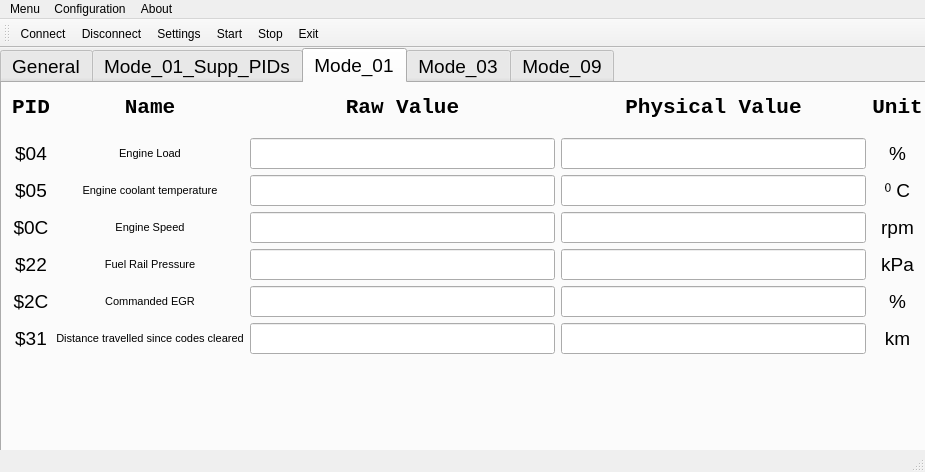
<?xml version="1.0" encoding="UTF-8"?>
<ui version="4.0">
 <class>MainWindow</class>
 <widget class="QMainWindow" name="MainWindow">
  <property name="geometry">
   <rect>
    <x>0</x>
    <y>0</y>
    <width>925</width>
    <height>472</height>
   </rect>
  </property>
  <property name="windowTitle">
   <string>MainWindow</string>
  </property>
  <widget class="QWidget" name="centralwidget">
   <widget class="QTabWidget" name="tabWidget">
    <property name="geometry">
     <rect>
      <x>0</x>
      <y>0</y>
      <width>931</width>
      <height>421</height>
     </rect>
    </property>
    <property name="font">
     <font>
      <pointsize>14</pointsize>
     </font>
    </property>
    <property name="currentIndex">
     <number>2</number>
    </property>
    <widget class="QWidget" name="tab">
     <attribute name="title">
      <string>General</string>
     </attribute>
     <widget class="QWidget" name="gridLayoutWidget_2">
      <property name="geometry">
       <rect>
        <x>0</x>
        <y>10</y>
        <width>921</width>
        <height>121</height>
       </rect>
      </property>
      <layout class="QGridLayout" name="gridLayout_2">
       <item row="1" column="2">
        <widget class="QLineEdit" name="lineEdit_ReqData">
         <property name="alignment">
          <set>Qt::AlignCenter</set>
         </property>
        </widget>
       </item>
       <item row="1" column="1">
        <widget class="QLineEdit" name="lineEdit_ReqId">
         <property name="alignment">
          <set>Qt::AlignCenter</set>
         </property>
        </widget>
       </item>
       <item row="0" column="0">
        <widget class="QLabel" name="label_14">
         <property name="font">
          <font>
           <weight>75</weight>
           <bold>true</bold>
          </font>
         </property>
         <property name="text">
          <string>MSG TYPE</string>
         </property>
         <property name="alignment">
          <set>Qt::AlignCenter</set>
         </property>
        </widget>
       </item>
       <item row="1" column="0">
        <widget class="QLabel" name="label_12">
         <property name="text">
          <string>Request</string>
         </property>
        </widget>
       </item>
       <item row="2" column="0">
        <widget class="QLabel" name="label_13">
         <property name="text">
          <string>Response</string>
         </property>
        </widget>
       </item>
       <item row="0" column="1">
        <widget class="QLabel" name="label_15">
         <property name="font">
          <font>
           <weight>75</weight>
           <bold>true</bold>
          </font>
         </property>
         <property name="text">
          <string>CAN ID</string>
         </property>
         <property name="alignment">
          <set>Qt::AlignCenter</set>
         </property>
        </widget>
       </item>
       <item row="0" column="2">
        <widget class="QLabel" name="label_17">
         <property name="font">
          <font>
           <weight>75</weight>
           <bold>true</bold>
          </font>
         </property>
         <property name="text">
          <string>CAN DATA</string>
         </property>
         <property name="alignment">
          <set>Qt::AlignCenter</set>
         </property>
        </widget>
       </item>
       <item row="2" column="2">
        <widget class="QLineEdit" name="lineEdit_RespData">
         <property name="alignment">
          <set>Qt::AlignCenter</set>
         </property>
        </widget>
       </item>
       <item row="2" column="1">
        <widget class="QLineEdit" name="lineEdit_RespId">
         <property name="alignment">
          <set>Qt::AlignCenter</set>
         </property>
        </widget>
       </item>
      </layout>
     </widget>
     <widget class="QPushButton" name="PB_SendReq">
      <property name="geometry">
       <rect>
        <x>10</x>
        <y>160</y>
        <width>71</width>
        <height>31</height>
       </rect>
      </property>
      <property name="text">
       <string>Send</string>
      </property>
     </widget>
    </widget>
    <widget class="QWidget" name="tab_3">
     <attribute name="title">
      <string>Mode_01_Supp_PIDs</string>
     </attribute>
     <widget class="QWidget" name="verticalLayoutWidget">
      <property name="geometry">
       <rect>
        <x>10</x>
        <y>220</y>
        <width>771</width>
        <height>131</height>
       </rect>
      </property>
      <layout class="QVBoxLayout" name="verticalLayout">
       <item>
        <layout class="QHBoxLayout" name="horizontalLayout">
         <item>
          <widget class="QCheckBox" name="checkBox_01">
           <property name="text">
            <string>01</string>
           </property>
          </widget>
         </item>
         <item>
          <widget class="QCheckBox" name="checkBox_02">
           <property name="text">
            <string>02</string>
           </property>
          </widget>
         </item>
         <item>
          <widget class="QCheckBox" name="checkBox_03">
           <property name="text">
            <string>03</string>
           </property>
          </widget>
         </item>
         <item>
          <widget class="QCheckBox" name="checkBox_04">
           <property name="text">
            <string>04</string>
           </property>
          </widget>
         </item>
         <item>
          <widget class="QCheckBox" name="checkBox_05">
           <property name="text">
            <string>05</string>
           </property>
          </widget>
         </item>
         <item>
          <widget class="QCheckBox" name="checkBox_06">
           <property name="text">
            <string>06</string>
           </property>
          </widget>
         </item>
         <item>
          <widget class="QCheckBox" name="checkBox_07">
           <property name="text">
            <string>07</string>
           </property>
          </widget>
         </item>
         <item>
          <widget class="QCheckBox" name="checkBox_08">
           <property name="text">
            <string>08</string>
           </property>
          </widget>
         </item>
        </layout>
       </item>
       <item>
        <layout class="QHBoxLayout" name="horizontalLayout_3">
         <item>
          <widget class="QCheckBox" name="checkBox_09">
           <property name="text">
            <string>09</string>
           </property>
          </widget>
         </item>
         <item>
          <widget class="QCheckBox" name="checkBox_0A">
           <property name="text">
            <string>0A</string>
           </property>
          </widget>
         </item>
         <item>
          <widget class="QCheckBox" name="checkBox_0B">
           <property name="text">
            <string>0B</string>
           </property>
          </widget>
         </item>
         <item>
          <widget class="QCheckBox" name="checkBox_0C">
           <property name="text">
            <string>0C</string>
           </property>
          </widget>
         </item>
         <item>
          <widget class="QCheckBox" name="checkBox_0D">
           <property name="text">
            <string>0D</string>
           </property>
          </widget>
         </item>
         <item>
          <widget class="QCheckBox" name="checkBox_0E">
           <property name="text">
            <string>0E</string>
           </property>
          </widget>
         </item>
         <item>
          <widget class="QCheckBox" name="checkBox_0F">
           <property name="text">
            <string>0F</string>
           </property>
          </widget>
         </item>
         <item>
          <widget class="QCheckBox" name="checkBox_10">
           <property name="text">
            <string>10</string>
           </property>
          </widget>
         </item>
        </layout>
       </item>
       <item>
        <layout class="QHBoxLayout" name="horizontalLayout_4">
         <item>
          <widget class="QCheckBox" name="checkBox_11">
           <property name="text">
            <string>11</string>
           </property>
          </widget>
         </item>
         <item>
          <widget class="QCheckBox" name="checkBox_12">
           <property name="text">
            <string>12</string>
           </property>
          </widget>
         </item>
         <item>
          <widget class="QCheckBox" name="checkBox_13">
           <property name="text">
            <string>13</string>
           </property>
          </widget>
         </item>
         <item>
          <widget class="QCheckBox" name="checkBox_14">
           <property name="text">
            <string>14</string>
           </property>
          </widget>
         </item>
         <item>
          <widget class="QCheckBox" name="checkBox_15">
           <property name="text">
            <string>15</string>
           </property>
          </widget>
         </item>
         <item>
          <widget class="QCheckBox" name="checkBox_16">
           <property name="text">
            <string>16</string>
           </property>
          </widget>
         </item>
         <item>
          <widget class="QCheckBox" name="checkBox_17">
           <property name="text">
            <string>17</string>
           </property>
          </widget>
         </item>
         <item>
          <widget class="QCheckBox" name="checkBox_18">
           <property name="text">
            <string>18</string>
           </property>
          </widget>
         </item>
        </layout>
       </item>
       <item>
        <layout class="QHBoxLayout" name="horizontalLayout_2">
         <item>
          <widget class="QCheckBox" name="checkBox_19">
           <property name="text">
            <string>19</string>
           </property>
          </widget>
         </item>
         <item>
          <widget class="QCheckBox" name="checkBox_1A">
           <property name="text">
            <string>1A</string>
           </property>
          </widget>
         </item>
         <item>
          <widget class="QCheckBox" name="checkBox_1B">
           <property name="text">
            <string>1B</string>
           </property>
          </widget>
         </item>
         <item>
          <widget class="QCheckBox" name="checkBox_1C">
           <property name="text">
            <string>1C</string>
           </property>
          </widget>
         </item>
         <item>
          <widget class="QCheckBox" name="checkBox_1D">
           <property name="text">
            <string>1D</string>
           </property>
          </widget>
         </item>
         <item>
          <widget class="QCheckBox" name="checkBox_1E">
           <property name="text">
            <string>1E</string>
           </property>
          </widget>
         </item>
         <item>
          <widget class="QCheckBox" name="checkBox_1F">
           <property name="text">
            <string>1F</string>
           </property>
          </widget>
         </item>
         <item>
          <widget class="QCheckBox" name="checkBox_20">
           <property name="text">
            <string>20</string>
           </property>
          </widget>
         </item>
        </layout>
       </item>
      </layout>
     </widget>
     <widget class="QWidget" name="gridLayoutWidget_4">
      <property name="geometry">
       <rect>
        <x>10</x>
        <y>0</y>
        <width>451</width>
        <height>211</height>
       </rect>
      </property>
      <layout class="QGridLayout" name="gridLayout_4">
       <item row="2" column="0">
        <widget class="QLabel" name="label_37">
         <property name="text">
          <string>$40 - $60</string>
         </property>
        </widget>
       </item>
       <item row="1" column="0">
        <widget class="QLabel" name="label_36">
         <property name="text">
          <string>$20 - $40</string>
         </property>
        </widget>
       </item>
       <item row="3" column="0">
        <widget class="QLabel" name="label_38">
         <property name="text">
          <string>$60 - $80</string>
         </property>
        </widget>
       </item>
       <item row="4" column="0">
        <widget class="QLabel" name="label_39">
         <property name="text">
          <string>$80 - $A0</string>
         </property>
        </widget>
       </item>
       <item row="5" column="0">
        <widget class="QLabel" name="label_40">
         <property name="text">
          <string>$A0 - $C0</string>
         </property>
        </widget>
       </item>
       <item row="6" column="0">
        <widget class="QLabel" name="label_41">
         <property name="text">
          <string>$C0 - $E0</string>
         </property>
        </widget>
       </item>
       <item row="0" column="0">
        <widget class="QLabel" name="label_35">
         <property name="text">
          <string>$00 - $20</string>
         </property>
        </widget>
       </item>
       <item row="0" column="1">
        <widget class="QRadioButton" name="radioButton_00_20">
         <property name="text">
          <string>Enable</string>
         </property>
        </widget>
       </item>
       <item row="1" column="1">
        <widget class="QRadioButton" name="radioButton_20_40">
         <property name="text">
          <string>Enable</string>
         </property>
        </widget>
       </item>
       <item row="2" column="1">
        <widget class="QRadioButton" name="radioButton_40_60">
         <property name="text">
          <string>Enable</string>
         </property>
        </widget>
       </item>
       <item row="3" column="1">
        <widget class="QRadioButton" name="radioButton_60_80">
         <property name="text">
          <string>Enable</string>
         </property>
        </widget>
       </item>
       <item row="4" column="1">
        <widget class="QRadioButton" name="radioButton_80_A0">
         <property name="text">
          <string>Enable</string>
         </property>
        </widget>
       </item>
       <item row="5" column="1">
        <widget class="QRadioButton" name="radioButton_A0_C0">
         <property name="text">
          <string>Enable</string>
         </property>
        </widget>
       </item>
       <item row="6" column="1">
        <widget class="QRadioButton" name="radioButton_C0_E0">
         <property name="text">
          <string>Enable</string>
         </property>
        </widget>
       </item>
      </layout>
     </widget>
    </widget>
    <widget class="QWidget" name="Mode_01">
     <attribute name="title">
      <string>Mode_01</string>
     </attribute>
     <widget class="QWidget" name="gridLayoutWidget">
      <property name="geometry">
       <rect>
        <x>10</x>
        <y>0</y>
        <width>911</width>
        <height>271</height>
       </rect>
      </property>
      <layout class="QGridLayout" name="gridLayout">
       <item row="7" column="3">
        <widget class="QLineEdit" name="lineEdit_PhyVal_PID_31">
         <property name="alignment">
          <set>Qt::AlignCenter</set>
         </property>
        </widget>
       </item>
       <item row="6" column="2">
        <widget class="QLineEdit" name="lineEdit_RawVal_PID_2C">
         <property name="alignment">
          <set>Qt::AlignCenter</set>
         </property>
        </widget>
       </item>
       <item row="6" column="3">
        <widget class="QLineEdit" name="lineEdit_PhyVal_PID_2C">
         <property name="alignment">
          <set>Qt::AlignCenter</set>
         </property>
        </widget>
       </item>
       <item row="7" column="2">
        <widget class="QLineEdit" name="lineEdit_RawVal_PID_31">
         <property name="alignment">
          <set>Qt::AlignCenter</set>
         </property>
        </widget>
       </item>
       <item row="2" column="0">
        <widget class="QLabel" name="label_3">
         <property name="text">
          <string>$04</string>
         </property>
         <property name="alignment">
          <set>Qt::AlignCenter</set>
         </property>
        </widget>
       </item>
       <item row="0" column="1">
        <widget class="QLabel" name="label_10">
         <property name="font">
          <font>
           <family>Courier New</family>
           <pointsize>16</pointsize>
           <weight>75</weight>
           <bold>true</bold>
          </font>
         </property>
         <property name="text">
          <string>Name</string>
         </property>
         <property name="alignment">
          <set>Qt::AlignCenter</set>
         </property>
        </widget>
       </item>
       <item row="2" column="2">
        <widget class="QLineEdit" name="lineEdit_RawVal_PID_04">
         <property name="alignment">
          <set>Qt::AlignCenter</set>
         </property>
        </widget>
       </item>
       <item row="4" column="4">
        <widget class="QLabel" name="label_2">
         <property name="text">
          <string>rpm</string>
         </property>
         <property name="alignment">
          <set>Qt::AlignCenter</set>
         </property>
        </widget>
       </item>
       <item row="4" column="0">
        <widget class="QLabel" name="label">
         <property name="text">
          <string>$0C</string>
         </property>
         <property name="alignment">
          <set>Qt::AlignCenter</set>
         </property>
        </widget>
       </item>
       <item row="0" column="3">
        <widget class="QLabel" name="label_7">
         <property name="font">
          <font>
           <family>Courier New</family>
           <pointsize>16</pointsize>
           <weight>75</weight>
           <bold>true</bold>
          </font>
         </property>
         <property name="text">
          <string>Physical Value</string>
         </property>
         <property name="alignment">
          <set>Qt::AlignCenter</set>
         </property>
        </widget>
       </item>
       <item row="4" column="3">
        <widget class="QLineEdit" name="lineEdit_PhyVal_PID_0C">
         <property name="alignment">
          <set>Qt::AlignCenter</set>
         </property>
        </widget>
       </item>
       <item row="2" column="4">
        <widget class="QLabel" name="label_4">
         <property name="text">
          <string>%</string>
         </property>
         <property name="alignment">
          <set>Qt::AlignCenter</set>
         </property>
        </widget>
       </item>
       <item row="2" column="3">
        <widget class="QLineEdit" name="lineEdit_PhyVal_PID_04">
         <property name="alignment">
          <set>Qt::AlignCenter</set>
         </property>
        </widget>
       </item>
       <item row="0" column="0">
        <widget class="QLabel" name="label_5">
         <property name="font">
          <font>
           <family>Courier New</family>
           <pointsize>16</pointsize>
           <weight>75</weight>
           <bold>true</bold>
          </font>
         </property>
         <property name="text">
          <string>PID</string>
         </property>
         <property name="alignment">
          <set>Qt::AlignCenter</set>
         </property>
        </widget>
       </item>
       <item row="0" column="4">
        <widget class="QLabel" name="label_8">
         <property name="font">
          <font>
           <family>Courier New</family>
           <pointsize>16</pointsize>
           <weight>75</weight>
           <bold>true</bold>
          </font>
         </property>
         <property name="text">
          <string>Unit</string>
         </property>
         <property name="alignment">
          <set>Qt::AlignCenter</set>
         </property>
        </widget>
       </item>
       <item row="2" column="1">
        <widget class="QLabel" name="label_9">
         <property name="font">
          <font>
           <pointsize>8</pointsize>
          </font>
         </property>
         <property name="text">
          <string>Engine Load</string>
         </property>
         <property name="alignment">
          <set>Qt::AlignCenter</set>
         </property>
        </widget>
       </item>
       <item row="5" column="3">
        <widget class="QLineEdit" name="lineEdit_PhyVal_PID_22">
         <property name="alignment">
          <set>Qt::AlignCenter</set>
         </property>
        </widget>
       </item>
       <item row="5" column="2">
        <widget class="QLineEdit" name="lineEdit_RawVal_PID_22">
         <property name="alignment">
          <set>Qt::AlignCenter</set>
         </property>
        </widget>
       </item>
       <item row="5" column="4">
        <widget class="QLabel" name="label_22">
         <property name="text">
          <string>kPa</string>
         </property>
         <property name="alignment">
          <set>Qt::AlignCenter</set>
         </property>
        </widget>
       </item>
       <item row="5" column="1">
        <widget class="QLabel" name="label_21">
         <property name="font">
          <font>
           <pointsize>8</pointsize>
          </font>
         </property>
         <property name="text">
          <string>Fuel Rail Pressure</string>
         </property>
         <property name="alignment">
          <set>Qt::AlignCenter</set>
         </property>
        </widget>
       </item>
       <item row="6" column="4">
        <widget class="QLabel" name="label_25">
         <property name="text">
          <string>%</string>
         </property>
         <property name="alignment">
          <set>Qt::AlignCenter</set>
         </property>
        </widget>
       </item>
       <item row="6" column="0">
        <widget class="QLabel" name="label_23">
         <property name="text">
          <string>$2C</string>
         </property>
         <property name="alignment">
          <set>Qt::AlignCenter</set>
         </property>
        </widget>
       </item>
       <item row="4" column="2">
        <widget class="QLineEdit" name="lineEdit_RawVal_PID_0C">
         <property name="alignment">
          <set>Qt::AlignCenter</set>
         </property>
        </widget>
       </item>
       <item row="5" column="0">
        <widget class="QLabel" name="label_20">
         <property name="text">
          <string>$22</string>
         </property>
         <property name="alignment">
          <set>Qt::AlignCenter</set>
         </property>
        </widget>
       </item>
       <item row="4" column="1">
        <widget class="QLabel" name="label_11">
         <property name="font">
          <font>
           <pointsize>8</pointsize>
          </font>
         </property>
         <property name="text">
          <string>Engine Speed</string>
         </property>
         <property name="alignment">
          <set>Qt::AlignCenter</set>
         </property>
        </widget>
       </item>
       <item row="0" column="2">
        <widget class="QLabel" name="label_6">
         <property name="font">
          <font>
           <family>Courier New</family>
           <pointsize>16</pointsize>
           <weight>75</weight>
           <bold>true</bold>
          </font>
         </property>
         <property name="text">
          <string>Raw Value</string>
         </property>
         <property name="alignment">
          <set>Qt::AlignCenter</set>
         </property>
        </widget>
       </item>
       <item row="6" column="1">
        <widget class="QLabel" name="label_24">
         <property name="font">
          <font>
           <pointsize>8</pointsize>
          </font>
         </property>
         <property name="text">
          <string>Commanded EGR</string>
         </property>
         <property name="alignment">
          <set>Qt::AlignCenter</set>
         </property>
        </widget>
       </item>
       <item row="3" column="1">
        <widget class="QLabel" name="label_18">
         <property name="font">
          <font>
           <pointsize>8</pointsize>
          </font>
         </property>
         <property name="text">
          <string>Engine coolant temperature</string>
         </property>
         <property name="alignment">
          <set>Qt::AlignCenter</set>
         </property>
        </widget>
       </item>
       <item row="3" column="3">
        <widget class="QLineEdit" name="lineEdit_PhyVal_PID_05">
         <property name="alignment">
          <set>Qt::AlignCenter</set>
         </property>
        </widget>
       </item>
       <item row="3" column="2">
        <widget class="QLineEdit" name="lineEdit_RawVal_PID_05">
         <property name="alignment">
          <set>Qt::AlignCenter</set>
         </property>
        </widget>
       </item>
       <item row="3" column="4">
        <widget class="QLabel" name="label_19">
         <property name="text">
          <string>⁰ C</string>
         </property>
         <property name="alignment">
          <set>Qt::AlignCenter</set>
         </property>
        </widget>
       </item>
       <item row="3" column="0">
        <widget class="QLabel" name="label_16">
         <property name="text">
          <string>$05</string>
         </property>
         <property name="alignment">
          <set>Qt::AlignCenter</set>
         </property>
        </widget>
       </item>
       <item row="7" column="1">
        <widget class="QLabel" name="label_27">
         <property name="font">
          <font>
           <pointsize>8</pointsize>
          </font>
         </property>
         <property name="text">
          <string>Distance travelled since codes cleared</string>
         </property>
         <property name="alignment">
          <set>Qt::AlignCenter</set>
         </property>
        </widget>
       </item>
       <item row="7" column="0">
        <widget class="QLabel" name="label_26">
         <property name="text">
          <string>$31</string>
         </property>
         <property name="alignment">
          <set>Qt::AlignCenter</set>
         </property>
        </widget>
       </item>
       <item row="7" column="4">
        <widget class="QLabel" name="label_28">
         <property name="text">
          <string>km</string>
         </property>
         <property name="alignment">
          <set>Qt::AlignCenter</set>
         </property>
        </widget>
       </item>
      </layout>
     </widget>
    </widget>
    <widget class="QWidget" name="Mode_02">
     <attribute name="title">
      <string>Mode_03</string>
     </attribute>
     <widget class="QTableWidget" name="DTCList">
      <property name="geometry">
       <rect>
        <x>10</x>
        <y>10</y>
        <width>511</width>
        <height>311</height>
       </rect>
      </property>
      <property name="maximumSize">
       <size>
        <width>511</width>
        <height>16777215</height>
       </size>
      </property>
      <row>
       <property name="text">
        <string>1</string>
       </property>
      </row>
      <row>
       <property name="text">
        <string>2</string>
       </property>
      </row>
      <row>
       <property name="text">
        <string>3</string>
       </property>
      </row>
      <row>
       <property name="text">
        <string>4</string>
       </property>
      </row>
      <row>
       <property name="text">
        <string>5</string>
       </property>
      </row>
      <column>
       <property name="text">
        <string>DTC</string>
       </property>
       <property name="font">
        <font>
         <pointsize>16</pointsize>
         <weight>75</weight>
         <bold>true</bold>
        </font>
       </property>
       <property name="textAlignment">
        <set>AlignCenter</set>
       </property>
      </column>
      <column>
       <property name="text">
        <string>Description</string>
       </property>
       <property name="font">
        <font>
         <pointsize>16</pointsize>
         <weight>75</weight>
         <bold>true</bold>
        </font>
       </property>
       <property name="textAlignment">
        <set>AlignCenter</set>
       </property>
      </column>
      <item row="0" column="0">
       <property name="text">
        <string/>
       </property>
       <property name="textAlignment">
        <set>AlignCenter</set>
       </property>
      </item>
      <item row="0" column="1">
       <property name="text">
        <string/>
       </property>
       <property name="textAlignment">
        <set>AlignCenter</set>
       </property>
      </item>
      <item row="1" column="0">
       <property name="text">
        <string/>
       </property>
       <property name="textAlignment">
        <set>AlignCenter</set>
       </property>
      </item>
      <item row="1" column="1">
       <property name="text">
        <string/>
       </property>
       <property name="textAlignment">
        <set>AlignCenter</set>
       </property>
      </item>
      <item row="2" column="0">
       <property name="text">
        <string/>
       </property>
       <property name="textAlignment">
        <set>AlignCenter</set>
       </property>
      </item>
      <item row="2" column="1">
       <property name="text">
        <string/>
       </property>
       <property name="textAlignment">
        <set>AlignCenter</set>
       </property>
      </item>
      <item row="3" column="0">
       <property name="text">
        <string/>
       </property>
       <property name="textAlignment">
        <set>AlignCenter</set>
       </property>
      </item>
      <item row="3" column="1">
       <property name="text">
        <string/>
       </property>
       <property name="textAlignment">
        <set>AlignCenter</set>
       </property>
      </item>
      <item row="4" column="0">
       <property name="text">
        <string/>
       </property>
       <property name="textAlignment">
        <set>AlignCenter</set>
       </property>
      </item>
      <item row="4" column="1">
       <property name="text">
        <string/>
       </property>
       <property name="textAlignment">
        <set>AlignCenter</set>
       </property>
      </item>
     </widget>
    </widget>
    <widget class="QWidget" name="tab_2">
     <attribute name="title">
      <string>Mode_09</string>
     </attribute>
     <widget class="QWidget" name="gridLayoutWidget_3">
      <property name="geometry">
       <rect>
        <x>0</x>
        <y>10</y>
        <width>911</width>
        <height>281</height>
       </rect>
      </property>
      <layout class="QGridLayout" name="gridLayout_3">
       <item row="0" column="3">
        <widget class="QLabel" name="label_32">
         <property name="font">
          <font>
           <family>Courier New</family>
           <pointsize>20</pointsize>
           <weight>75</weight>
           <bold>true</bold>
          </font>
         </property>
         <property name="text">
          <string>Value</string>
         </property>
         <property name="alignment">
          <set>Qt::AlignCenter</set>
         </property>
        </widget>
       </item>
       <item row="0" column="1">
        <widget class="QLabel" name="label_30">
         <property name="font">
          <font>
           <family>Courier New</family>
           <pointsize>20</pointsize>
           <weight>75</weight>
           <bold>true</bold>
          </font>
         </property>
         <property name="text">
          <string>Physical Value</string>
         </property>
         <property name="alignment">
          <set>Qt::AlignCenter</set>
         </property>
        </widget>
       </item>
       <item row="0" column="2">
        <widget class="QLabel" name="label_31">
         <property name="font">
          <font>
           <family>Courier New</family>
           <pointsize>20</pointsize>
           <weight>75</weight>
           <bold>true</bold>
          </font>
         </property>
         <property name="text">
          <string>Raw Value</string>
         </property>
         <property name="alignment">
          <set>Qt::AlignCenter</set>
         </property>
        </widget>
       </item>
       <item row="2" column="1">
        <widget class="QLabel" name="label_34">
         <property name="font">
          <font>
           <pointsize>14</pointsize>
          </font>
         </property>
         <property name="text">
          <string>VIN</string>
         </property>
         <property name="alignment">
          <set>Qt::AlignCenter</set>
         </property>
        </widget>
       </item>
       <item row="2" column="3">
        <widget class="QLineEdit" name="lineEdit_Val_PID_02">
         <property name="alignment">
          <set>Qt::AlignCenter</set>
         </property>
        </widget>
       </item>
       <item row="2" column="2">
        <widget class="QLineEdit" name="lineEdit_RawVal_PID_02">
         <property name="alignment">
          <set>Qt::AlignCenter</set>
         </property>
        </widget>
       </item>
       <item row="2" column="0">
        <widget class="QLabel" name="label_33">
         <property name="text">
          <string>$02</string>
         </property>
         <property name="alignment">
          <set>Qt::AlignCenter</set>
         </property>
        </widget>
       </item>
       <item row="4" column="1">
        <widget class="QLabel" name="label_43">
         <property name="text">
          <string>Calibration ID</string>
         </property>
         <property name="alignment">
          <set>Qt::AlignCenter</set>
         </property>
        </widget>
       </item>
       <item row="4" column="0">
        <widget class="QLabel" name="label_42">
         <property name="text">
          <string>$04</string>
         </property>
         <property name="alignment">
          <set>Qt::AlignCenter</set>
         </property>
        </widget>
       </item>
       <item row="4" column="3">
        <widget class="QLineEdit" name="lineEdit_Val_PID_04"/>
       </item>
       <item row="0" column="0">
        <widget class="QLabel" name="label_29">
         <property name="font">
          <font>
           <family>Courier New</family>
           <pointsize>20</pointsize>
           <weight>75</weight>
           <bold>true</bold>
          </font>
         </property>
         <property name="text">
          <string>PID</string>
         </property>
         <property name="alignment">
          <set>Qt::AlignCenter</set>
         </property>
        </widget>
       </item>
       <item row="4" column="2">
        <widget class="QLineEdit" name="lineEdit_RawVal_PID_5"/>
       </item>
       <item row="1" column="0">
        <widget class="QLabel" name="label_44">
         <property name="text">
          <string>$01</string>
         </property>
         <property name="alignment">
          <set>Qt::AlignCenter</set>
         </property>
        </widget>
       </item>
       <item row="1" column="1">
        <widget class="QLabel" name="label_45">
         <property name="text">
          <string>VIN Message count(PID $02)</string>
         </property>
         <property name="alignment">
          <set>Qt::AlignCenter</set>
         </property>
        </widget>
       </item>
       <item row="1" column="2">
        <widget class="QLineEdit" name="lineEdit_RawVal_PID_01"/>
       </item>
       <item row="1" column="3">
        <widget class="QLineEdit" name="lineEdit_Val_PID_01"/>
       </item>
      </layout>
     </widget>
    </widget>
   </widget>
  </widget>
  <widget class="QMenuBar" name="menubar">
   <property name="geometry">
    <rect>
     <x>0</x>
     <y>0</y>
     <width>925</width>
     <height>18</height>
    </rect>
   </property>
   <widget class="QMenu" name="menumenu">
    <property name="title">
     <string>Menu</string>
    </property>
    <addaction name="actionConnect"/>
    <addaction name="actionDisconnect"/>
    <addaction name="separator"/>
    <addaction name="actionStart"/>
    <addaction name="actionStop"/>
    <addaction name="separator"/>
    <addaction name="actionExit"/>
   </widget>
   <widget class="QMenu" name="menuSettings">
    <property name="title">
     <string>Configuration</string>
    </property>
    <addaction name="actionSettings"/>
   </widget>
   <widget class="QMenu" name="menuAbout">
    <property name="title">
     <string>About</string>
    </property>
    <addaction name="actionAbout"/>
   </widget>
   <addaction name="menumenu"/>
   <addaction name="menuSettings"/>
   <addaction name="menuAbout"/>
  </widget>
  <widget class="QStatusBar" name="statusbar"/>
  <widget class="QToolBar" name="toolBar">
   <property name="windowTitle">
    <string>toolBar</string>
   </property>
   <attribute name="toolBarArea">
    <enum>TopToolBarArea</enum>
   </attribute>
   <attribute name="toolBarBreak">
    <bool>false</bool>
   </attribute>
   <addaction name="actionConnect"/>
   <addaction name="actionDisconnect"/>
   <addaction name="actionSettings"/>
   <addaction name="actionStart"/>
   <addaction name="actionStop"/>
   <addaction name="actionExit"/>
  </widget>
  <action name="actionStart">
   <property name="text">
    <string>Start</string>
   </property>
  </action>
  <action name="actionStop">
   <property name="text">
    <string>Stop</string>
   </property>
  </action>
  <action name="actionConnect">
   <property name="icon">
    <iconset>
     <normaloff>icons/connect.png</normaloff>icons/connect.png</iconset>
   </property>
   <property name="text">
    <string>Connect</string>
   </property>
  </action>
  <action name="actionAbout">
   <property name="text">
    <string>About</string>
   </property>
  </action>
  <action name="actionSettings">
   <property name="icon">
    <iconset>
     <normaloff>icons/settings.png</normaloff>icons/settings.png</iconset>
   </property>
   <property name="text">
    <string>Settings</string>
   </property>
  </action>
  <action name="actionDisconnect">
   <property name="icon">
    <iconset>
     <normaloff>icons/disconnect.png</normaloff>icons/disconnect.png</iconset>
   </property>
   <property name="text">
    <string>Disconnect</string>
   </property>
  </action>
  <action name="actionExit">
   <property name="text">
    <string>Exit</string>
   </property>
  </action>
 </widget>
 <resources/>
 <connections/>
</ui>
